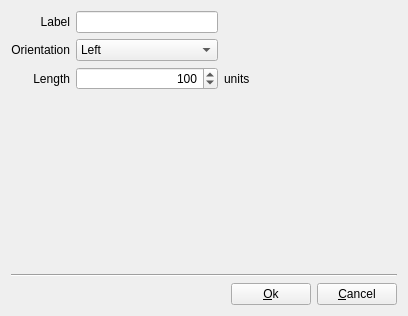
<?xml version="1.0" encoding="UTF-8"?>
<ui version="4.0">
 <class>PinEditForm</class>
 <widget class="QWidget" name="PinEditForm">
  <property name="geometry">
   <rect>
    <x>0</x>
    <y>0</y>
    <width>408</width>
    <height>316</height>
   </rect>
  </property>
  <property name="windowTitle">
   <string>Form</string>
  </property>
  <layout class="QGridLayout" name="gridLayout">
   <item row="0" column="0">
    <widget class="QLabel" name="label">
     <property name="text">
      <string>Label</string>
     </property>
     <property name="alignment">
      <set>Qt::AlignRight|Qt::AlignTrailing|Qt::AlignVCenter</set>
     </property>
     <property name="buddy">
      <cstring>pinLabel</cstring>
     </property>
    </widget>
   </item>
   <item row="5" column="0" colspan="4">
    <layout class="QHBoxLayout" name="horizontalLayout">
     <item>
      <spacer name="horizontalSpacer_2">
       <property name="orientation">
        <enum>Qt::Horizontal</enum>
       </property>
       <property name="sizeHint" stdset="0">
        <size>
         <width>40</width>
         <height>20</height>
        </size>
       </property>
      </spacer>
     </item>
     <item>
      <widget class="QPushButton" name="ok">
       <property name="text">
        <string>&amp;Ok</string>
       </property>
      </widget>
     </item>
     <item>
      <widget class="QPushButton" name="cancel">
       <property name="text">
        <string>&amp;Cancel</string>
       </property>
      </widget>
     </item>
    </layout>
   </item>
   <item row="2" column="0">
    <widget class="QLabel" name="label_3">
     <property name="text">
      <string>Length</string>
     </property>
     <property name="alignment">
      <set>Qt::AlignRight|Qt::AlignTrailing|Qt::AlignVCenter</set>
     </property>
     <property name="buddy">
      <cstring>pinLength</cstring>
     </property>
    </widget>
   </item>
   <item row="1" column="0">
    <widget class="QLabel" name="label_2">
     <property name="text">
      <string>Orientation</string>
     </property>
     <property name="alignment">
      <set>Qt::AlignRight|Qt::AlignTrailing|Qt::AlignVCenter</set>
     </property>
     <property name="buddy">
      <cstring>pinOrientation</cstring>
     </property>
    </widget>
   </item>
   <item row="0" column="1">
    <widget class="QLineEdit" name="pinLabel"/>
   </item>
   <item row="1" column="1">
    <widget class="QComboBox" name="pinOrientation">
     <property name="iconSize">
      <size>
       <width>20</width>
       <height>20</height>
      </size>
     </property>
     <item>
      <property name="text">
       <string>Left</string>
      </property>
      <property name="icon">
       <iconset resource="../../../resources/icons.qrc">
        <normaloff>:/icons/symbol/pin_orient_left.svg</normaloff>:/icons/symbol/pin_orient_left.svg</iconset>
      </property>
     </item>
     <item>
      <property name="text">
       <string>Down</string>
      </property>
      <property name="icon">
       <iconset resource="../../../resources/icons.qrc">
        <normaloff>:/icons/symbol/pin_orient_down.svg</normaloff>:/icons/symbol/pin_orient_down.svg</iconset>
      </property>
     </item>
     <item>
      <property name="text">
       <string>Right</string>
      </property>
      <property name="icon">
       <iconset resource="../../../resources/icons.qrc">
        <normaloff>:/icons/symbol/pin_orient_right.svg</normaloff>:/icons/symbol/pin_orient_right.svg</iconset>
      </property>
     </item>
     <item>
      <property name="text">
       <string>Up</string>
      </property>
      <property name="icon">
       <iconset resource="../../../resources/icons.qrc">
        <normaloff>:/icons/symbol/pin_orient_up.svg</normaloff>:/icons/symbol/pin_orient_up.svg</iconset>
      </property>
     </item>
    </widget>
   </item>
   <item row="2" column="1">
    <widget class="QSpinBox" name="pinLength">
     <property name="alignment">
      <set>Qt::AlignRight|Qt::AlignTrailing|Qt::AlignVCenter</set>
     </property>
     <property name="minimum">
      <number>50</number>
     </property>
     <property name="maximum">
      <number>250</number>
     </property>
     <property name="singleStep">
      <number>25</number>
     </property>
     <property name="value">
      <number>100</number>
     </property>
    </widget>
   </item>
   <item row="2" column="2">
    <widget class="QLabel" name="label_4">
     <property name="text">
      <string>units</string>
     </property>
     <property name="alignment">
      <set>Qt::AlignLeading|Qt::AlignLeft|Qt::AlignVCenter</set>
     </property>
    </widget>
   </item>
   <item row="4" column="0" colspan="4">
    <widget class="Line" name="line">
     <property name="orientation">
      <enum>Qt::Horizontal</enum>
     </property>
    </widget>
   </item>
   <item row="0" column="3">
    <spacer name="horizontalSpacer">
     <property name="orientation">
      <enum>Qt::Horizontal</enum>
     </property>
     <property name="sizeHint" stdset="0">
      <size>
       <width>40</width>
       <height>20</height>
      </size>
     </property>
    </spacer>
   </item>
   <item row="3" column="0" colspan="3">
    <widget class="QWidget" name="pinPreview" native="true">
     <property name="sizePolicy">
      <sizepolicy hsizetype="Preferred" vsizetype="Expanding">
       <horstretch>0</horstretch>
       <verstretch>0</verstretch>
      </sizepolicy>
     </property>
     <property name="minimumSize">
      <size>
       <width>150</width>
       <height>150</height>
      </size>
     </property>
    </widget>
   </item>
  </layout>
 </widget>
 <resources>
  <include location="../../../resources/icons.qrc"/>
 </resources>
 <connections>
  <connection>
   <sender>pinLabel</sender>
   <signal>returnPressed()</signal>
   <receiver>ok</receiver>
   <slot>click()</slot>
   <hints>
    <hint type="sourcelabel">
     <x>103</x>
     <y>18</y>
    </hint>
    <hint type="destinationlabel">
     <x>172</x>
     <y>213</y>
    </hint>
   </hints>
  </connection>
 </connections>
</ui>
